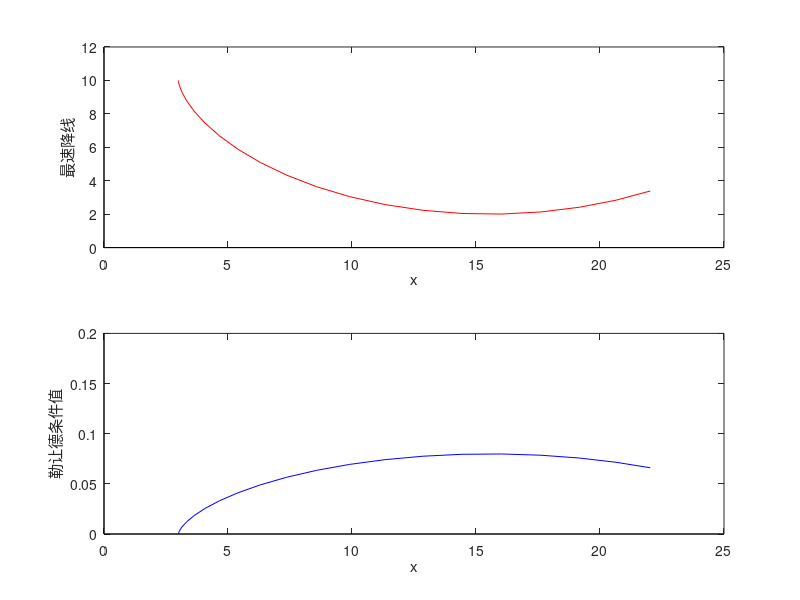

Source code (MATLAB):
% 例程 4.12  沿最速降线的勒让德条件
%  最速降线曲线
%  及勒让德条件验证
X0 = 1;  Y0 = 10;  %  坐标原点偏移量
t = 0: 0.1: 2;
K1 = 8;
K2 = 2;
g = 9.8; 
y = (K1/2)*(1 - cos(2*t));
x = (K1/2)*((2*t) - sin(2*t)) + K2;
aux = sqrt(2*g*K1)*K1;
lg = (1/aux)*y;
%  绘图展示
subplot(2, 1, 1)
plot([0, 25], [0, 0], 'k');
hold on;
plot([0, 0], [0, 12], 'k');
axis([0, 25, 0, 12]);
plot(X0 + x, Y0 - y, 'r');
xlabel('x');  ylabel('最速降线');
subplot(2, 1, 2)
plot([0, 25], [0, 0], 'k');
hold on;
plot([0, 0], [0, 0.2], 'k');
plot(X0+x, lg, 'b');
xlabel('x');  ylabel('勒让德条件值');
